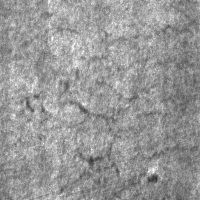
#> input picture yolov8/NEU-DET/IMAGES/crazing_133.jpg, 200 x 200 px, found by its file name; its folder holds only this picture in this run
$ python enhance.py
#> lines starting #> are read from the running program, lines starting #| are printed output that depends on the picture
#> in process_ct_image, image is the input picture: shape (200, 200, 3); min 43, max 255, mean 151.3
import numpy as np
import cv2
import os

def build_laplacian_pyramid(image, levels):
    gaussian_pyramid = [image]
    for i in range(levels):
        image = cv2.pyrDown(image)
        gaussian_pyramid.append(image)

    laplacian_pyramid = []
    for i in range(levels, 0, -1):
        size = (gaussian_pyramid[i - 1].shape[1], gaussian_pyramid[i - 1].shape[0])
        gaussian_expanded = cv2.pyrUp(gaussian_pyramid[i], dstsize=size)
        laplacian = cv2.subtract(gaussian_pyramid[i - 1], gaussian_expanded)
        laplacian_pyramid.append(laplacian)

    return laplacian_pyramid


def enhance_image_with_pyramid(image, levels=3, a=5):
    # 对8位图像进行处理，需要缩放到0-1范围便于操作，然后返回到8位
#> called with levels = 3, a = 0.5
    image = image.astype(np.float32) / 255.0  # 将图像缩放为0到1的范围

    # 低通滤波
    X1 = cv2.GaussianBlur(image, (5, 5), 0)
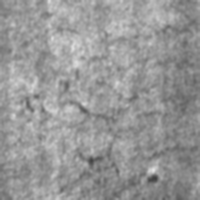
#> X1: shape (200, 200, 3) float32; min 0.249, max 0.891, mean 0.593

    # 高频部分
    high_freq = cv2.subtract(image, X1)
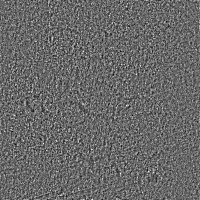
#> high_freq: shape (200, 200, 3) float32; min -0.161, max 0.229, mean 8.03e-05; drawn with min black and max white

    # 构建拉普拉斯金字塔
    laplacian_pyramid = build_laplacian_pyramid(image, levels)
#> after the loop in build_laplacian_pyramid, `for i in range(levels):`: gaussian_pyramid = 4 items
#> the loop in build_laplacian_pyramid, `for i in range(levels, 0, -1):` made 3 passes
#> pass 2, in build_laplacian_pyramid, `laplacian = cv2.subtract(gaussian_pyramid[i - 1], gaussian_expanded)`:
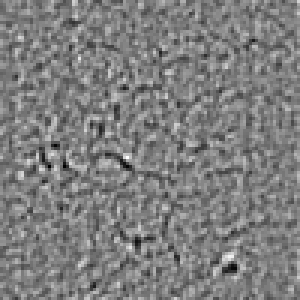
#> laplacian: shape (100, 100, 3) float32 (shown 3 times larger); mean of channels 0, 1, 2 0.000149, 0.000149, 0.000149; drawn with min black and max white
#> after the loop in build_laplacian_pyramid, `for i in range(levels, 0, -1):`: laplacian_pyramid = 3 items
#> laplacian_pyramid = 3 items

    # 初始化增强图像
    enhanced_image = image.copy()

    for layer in laplacian_pyramid:
        # 如果层的大小与增强图像不匹配，调整大小
        if layer.shape != enhanced_image.shape:
            layer = cv2.resize(layer, (enhanced_image.shape[1], enhanced_image.shape[0]))

        # 增强图像加上拉普拉斯层的细节
        enhanced_image = cv2.add(enhanced_image, a * layer)
#> this loop made 3 passes
#> pass 1, in enhance_image_with_pyramid, `layer = cv2.resize(layer, (enhanced_image.shape[1], enhanced_image.sha..`:
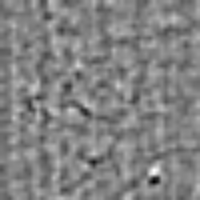
#> layer: shape (200, 200, 3) float32; mean of channels 0, 1, 2 2.46e-05, 2.46e-05, 2.46e-05; drawn with min black and max white
#> pass 1, in enhance_image_with_pyramid, `enhanced_image = cv2.add(enhanced_image, a * layer)`:
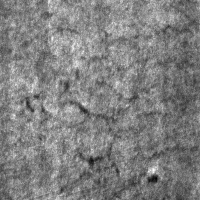
#> enhanced_image: shape (200, 200, 3) float32; mean of channels 0, 1, 2 0.593, 0.593, 0.593; drawn with min black and max white
#> pass 2, in enhance_image_with_pyramid, `layer = cv2.resize(layer, (enhanced_image.shape[1], enhanced_image.sha..`:
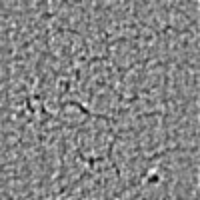
#> layer: shape (200, 200, 3) float32; mean of channels 0, 1, 2 0.000149, 0.000149, 0.000149; drawn with min black and max white

    # 应用增强公式: Y = X + a * (X - X1)
    Y = cv2.addWeighted(enhanced_image, 1.0, high_freq, a, 0.0)

    # 将增强后的图像缩放回8位范围
    Y = np.clip(Y * 255.0, 0, 255).astype(np.uint8)
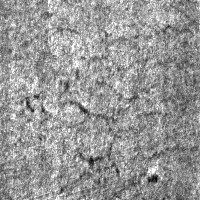
#> Y: shape (200, 200, 3); min 0, max 255, mean 150.8

    return Y


def process_ct_image(input_path, output_path, levels=3, a=5):
    """
    对单张图像进行增强并保存。
    """
    image = cv2.imread(input_path, cv2.IMREAD_UNCHANGED)

    if image is None:
        raise FileNotFoundError(f"Image not found at {input_path}")
    if image.dtype != np.uint8:
        raise ValueError("输入图像必须是 8 位灰度图像")

    # 图像增强（包含拉普拉斯金字塔的细节增强）
    final_image = enhance_image_with_pyramid(image, levels=levels, a=a)

    # 保存增强后的图像
    cv2.imwrite(output_path, final_image)
    print(f"Enhanced image saved to {output_path}")

def process_images_in_folder(input_folder, output_folder, levels=3, a=5):
    """
    批量处理文件夹中的所有图像文件。
    支持 .jpg、.jpeg、.png、.tif、.tiff 格式。
    """
    supported_extensions = (".jpg", ".jpeg", ".png", ".tif", ".tiff")

    if not os.path.exists(output_folder):
        os.makedirs(output_folder)
    for filename in os.listdir(input_folder):
        if filename.lower().endswith(supported_extensions):
            input_path = os.path.join(input_folder, filename)
            output_path = os.path.join(output_folder, filename)

            try:
                process_ct_image(input_path, output_path, levels=levels, a=a)
            except Exception as e:
                print(f"Failed to process {filename}: {e}")

# 确定文件夹路径
input_folder = r"C:\Users\88983\Desktop\NEU\NEU-DET\IMAGES" # 输入文件夹路径
output_folder = r"C:\Users\88983\Desktop\NEU\NEUimg_enhance"  # 输出文件夹路径

# 批量处理文件夹中的所有图片
process_images_in_folder(input_folder, output_folder, levels=3, a=0.5)

$ run again, on yolov8/NEU-DET/IMAGES/crazing_300.jpg
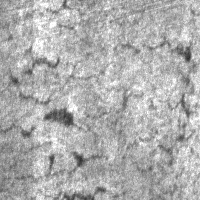
#> input picture yolov8/NEU-DET/IMAGES/crazing_300.jpg, 200 x 200 px, found by its file name
#> in process_ct_image, image is the input picture: shape (200, 200, 3); min 42, max 255, mean 174.1
#> in enhance_image_with_pyramid, `high_freq = cv2.subtract(image, X1)`:
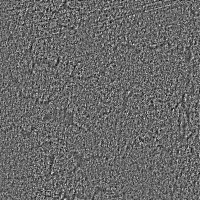
#> high_freq: shape (200, 200, 3) float32; min -0.176, max 0.249, mean 2.37e-05; drawn with min black and max white
#> after the loop in build_laplacian_pyramid, `for i in range(levels):`: gaussian_pyramid = 4 items
#> after the loop in build_laplacian_pyramid, `for i in range(levels, 0, -1):`: laplacian_pyramid = 3 items
#> the loop in enhance_image_with_pyramid, `for layer in laplacian_pyramid:` made 3 passes
#> in enhance_image_with_pyramid, `Y = np.clip(Y * 255.0, 0, 255).astype(np.uint8)`:
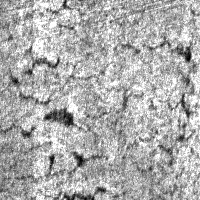
#> Y: shape (200, 200, 3); min 0, max 255, mean 172.9

$ run again, on yolov8/NEU-DET/IMAGES/crazing_44.jpg
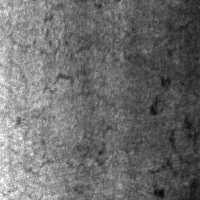
#> input picture yolov8/NEU-DET/IMAGES/crazing_44.jpg, 200 x 200 px, found by its file name
#> in process_ct_image, image is the input picture: shape (200, 200, 3); min 7, max 255, mean 108.6
#> after the loop in build_laplacian_pyramid, `for i in range(levels):`: gaussian_pyramid = 4 items
#> after the loop in build_laplacian_pyramid, `for i in range(levels, 0, -1):`: laplacian_pyramid = 3 items
#> the loop in enhance_image_with_pyramid, `for layer in laplacian_pyramid:` made 3 passes
#> pass 1, in enhance_image_with_pyramid, `layer = cv2.resize(layer, (enhanced_image.shape[1], enhanced_image.sha..`:
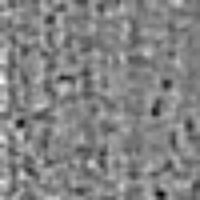
#> layer: shape (200, 200, 3) float32; mean of channels 0, 1, 2 0.000177, 0.000177, 0.000177; drawn with min black and max white
#> in enhance_image_with_pyramid, `Y = np.clip(Y * 255.0, 0, 255).astype(np.uint8)`:
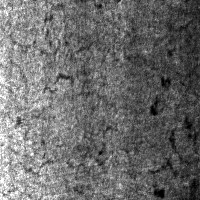
#> Y: shape (200, 200, 3); min 0, max 255, mean 108.1

$ run again, on yolov8/NEU-DET/IMAGES/crazing_75.jpg
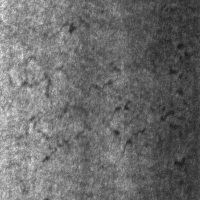
#> input picture yolov8/NEU-DET/IMAGES/crazing_75.jpg, 200 x 200 px, found by its file name
#> in process_ct_image, image is the input picture: shape (200, 200, 3); min 18, max 239, mean 107.5
#> after the loop in build_laplacian_pyramid, `for i in range(levels):`: gaussian_pyramid = 4 items
#> after the loop in build_laplacian_pyramid, `for i in range(levels, 0, -1):`: laplacian_pyramid = 3 items
#> the loop in enhance_image_with_pyramid, `for layer in laplacian_pyramid:` made 3 passes
#> after the loop in enhance_image_with_pyramid, `for layer in laplacian_pyramid:`:
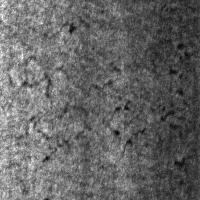
#> enhanced_image: shape (200, 200, 3) float32; mean of channels 0, 1, 2 0.422, 0.422, 0.422; drawn with min black and max white
